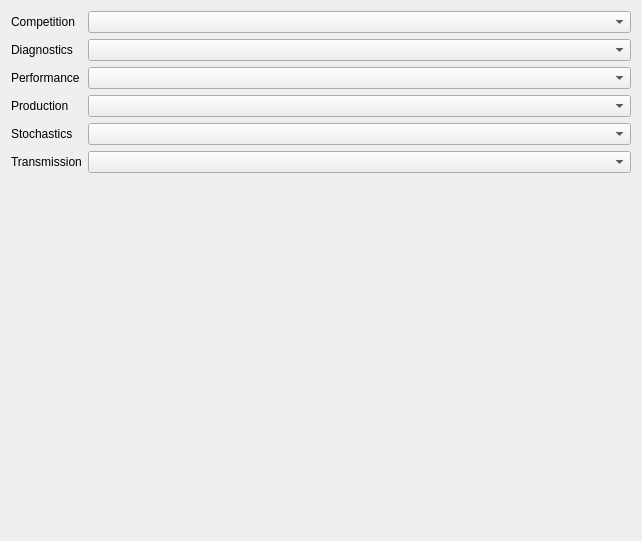
<?xml version="1.0" encoding="UTF-8"?>
<ui version="4.0">
 <class>Dialog</class>
 <widget class="QDialog" name="Dialog">
  <property name="geometry">
   <rect>
    <x>0</x>
    <y>0</y>
    <width>642</width>
    <height>541</height>
   </rect>
  </property>
  <property name="windowTitle">
   <string>Dialog</string>
  </property>
  <layout class="QVBoxLayout" name="verticalLayout">
   <item>
    <layout class="QFormLayout" name="formLayout">
     <item row="0" column="0">
      <widget class="QLabel" name="competitionLabel">
       <property name="text">
        <string>Competition</string>
       </property>
      </widget>
     </item>
     <item row="0" column="1">
      <widget class="QComboBox" name="competitionComboBox"/>
     </item>
     <item row="1" column="0">
      <widget class="QLabel" name="diagnosticsLabel">
       <property name="text">
        <string>Diagnostics</string>
       </property>
      </widget>
     </item>
     <item row="1" column="1">
      <widget class="QComboBox" name="diagnosticsComboBox"/>
     </item>
     <item row="2" column="0">
      <widget class="QLabel" name="performanceLabel">
       <property name="text">
        <string>Performance</string>
       </property>
      </widget>
     </item>
     <item row="2" column="1">
      <widget class="QComboBox" name="performanceComboBox"/>
     </item>
     <item row="3" column="0">
      <widget class="QLabel" name="productionLabel">
       <property name="text">
        <string>Production</string>
       </property>
      </widget>
     </item>
     <item row="3" column="1">
      <widget class="QComboBox" name="productionComboBox"/>
     </item>
     <item row="4" column="0">
      <widget class="QLabel" name="stochasticsLabel">
       <property name="text">
        <string>Stochastics</string>
       </property>
      </widget>
     </item>
     <item row="4" column="1">
      <widget class="QComboBox" name="stochasticsComboBox"/>
     </item>
     <item row="5" column="0">
      <widget class="QLabel" name="transmissionLabel">
       <property name="text">
        <string>Transmission</string>
       </property>
      </widget>
     </item>
     <item row="5" column="1">
      <widget class="QComboBox" name="transmissionComboBox"/>
     </item>
    </layout>
   </item>
  </layout>
 </widget>
 <resources/>
 <connections/>
</ui>
